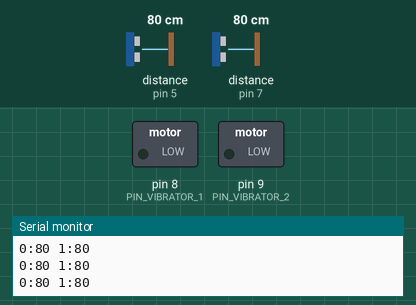
Simulated run of this sketch. Board: Arduino Uno, built with avr-gcc and run on an emulated ATmega328P. Parts: switched loads named in the sketch (green lamp = pin HIGH), the last lines printed to the serial monitor. Wiring (inferred from the names in the program): 2 × ultrasonic range finder: trigger pin 6, echo pin 5 / trigger pin 7, echo pin 7. Dashed ring = blinking. Inputs (shaded band) come from the test bench; at power-on: distance to the obstacle (sensors on pin 5, pin 7) 80 cm. The echo pulse lasts 58.3 µs per cm; pins used as bus, display or sensor lines are not drawn.

Above: at 1.0 s.
1.3 s: distance to the obstacle (sensor on pin 5) set to 2 cm
At 2.45 s:
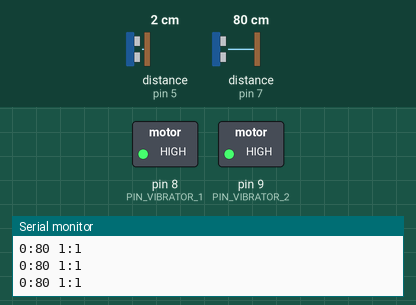
4.3 s: distance to the obstacle (sensor on pin 7) set to 60 cm
At 5.08 s:
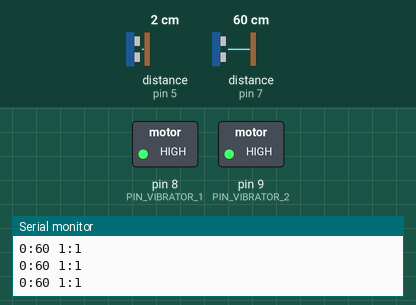
7.3 s: distance to the obstacle (sensor on pin 7) set to 2 cm
At 7.54 s:
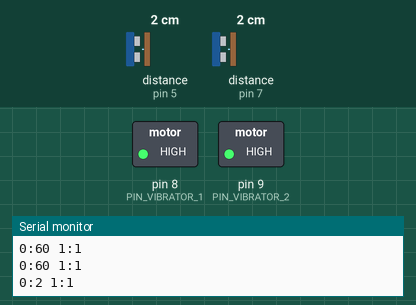
10.3 s: distance to the obstacle (sensor on pin 7) set to 120 cm
13.3 s: distance to the obstacle (sensor on pin 5) set to 250 cm
At 14.24 s:
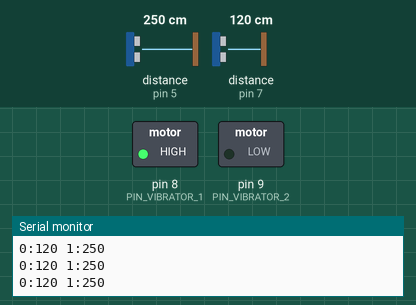
Timing chart, 0 to 17.3 s (numbered marks = the images above; inputs shaded):
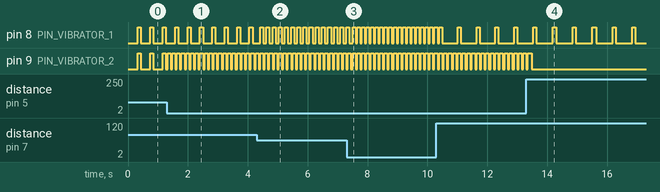

Measured:
- after the input at 1.3 s, pin 9 (PIN_VIBRATOR_2): alternates HIGH for 0.10 s and LOW for 0.05 s, starting at once
- after the input at 4.3 s, pin 8 (PIN_VIBRATOR_1): alternates HIGH for 0.10 s and LOW for 0.10 s, starting after 0.12 s
- after the input at 7.3 s, pin 8 (PIN_VIBRATOR_1): alternates HIGH for 0.10 s and LOW for 0.05 s, starting after 0.35 s
- after the input at 13.3 s, pin 9 (PIN_VIBRATOR_2): goes on until 13.5 s, then stays LOW
- by itself, pin 8 (PIN_VIBRATOR_1), pin 9 (PIN_VIBRATOR_2): alternates HIGH for 0.10 s and LOW for 0.31 s

The sketch:

sixth_sense.ino
```cpp
#include "ping_sensor.h"
#include "ping_sensor_factory.h"
#include "vibrator.h"

#define PIN_PING_TRIG_1 7
#define PIN_PING_TRIG_2 6
#define PIN_PING_ECHO_2 5

#define PIN_VIBRATOR_1 8
#define PIN_VIBRATOR_2 9

#define DELAY_LOOP 50

#define NUMBER_PING_SENSORS 2
#define NUMBER_VIBRATORS    2

int distances[NUMBER_PING_SENSORS];
PingSensor * pings[NUMBER_PING_SENSORS];
Vibrator * vibras[NUMBER_VIBRATORS];

void setup() {

	Serial.begin(9600);

	// Init all sensors distances with zero
	for(int i = 0; i < NUMBER_PING_SENSORS; i++)
		distances[i] = 0;

 	PingSensorFactory factory;
	pings[0] = factory.create(PING_SENSOR_TYPE_PARALLAX, PIN_PING_TRIG_1);
	pings[1] = factory.create(PING_SENSOR_TYPE_HCSR04, PIN_PING_TRIG_2, PIN_PING_ECHO_2);

	vibras[0] = new Vibrator(PIN_VIBRATOR_1);
	vibras[1] = new Vibrator(PIN_VIBRATOR_2);
}

void loop() {

	for(int i = 0; i < NUMBER_PING_SENSORS; i++) {
		if (pings[i]->isTimeToGetNewDistance() == true)
			distances[i] = pings[i]->getDistance();

		pings[i]->incrementDelayAccumulated(DELAY_LOOP);
	}

	for(int i = 0; i < NUMBER_VIBRATORS; i++) {
		if (vibras[i]->getStatus() == VIBRATOR_STATUS_DISACTIVATED &&
		    vibras[i]->isTimeToActivateVibration(distances[i]) == true)
			vibras[i]->activateVibration();
		else if (vibras[i]->getStatus() == VIBRATOR_STATUS_ACTIVATED &&
			 vibras[i]->isTimeToDisactivateVibration() == true)
			vibras[i]->deactivateVibration();

		vibras[i]->incrementDelayAccumulated(DELAY_LOOP);
	}

	for(int i = 0; i < NUMBER_PING_SENSORS; i++) {
		Serial.print(i);
		Serial.print(":");
		Serial.print(distances[i]);
		Serial.print(" ");
	}

        Serial.println(" ");

	delay(DELAY_LOOP);
}
```

ping_sensor.cpp
```cpp
#include "ping_sensor.h"

#include <Arduino.h>

#define DELAY_TO_PING 250

PingSensor::PingSensor(int trigPin, int echoPin) {
	_trigPin = trigPin;
	_echoPin = echoPin;
	_distance = 0;

	// Start with max value to permit the capture of distance on the first time
	_delayAccumulated = DELAY_TO_PING;
}

int PingSensor::isTimeToGetNewDistance() {

	if (_delayAccumulated >= DELAY_TO_PING) {
		return true;
	} else {
		return false;
	}
}

void PingSensor::incrementDelayAccumulated(int delay) {
	_delayAccumulated += delay;
}
```

ping_sensor.h
```cpp
#ifndef PING_SENSOR_HEADER
#define PING_SENSOR_HEADER

class PingSensor {

public:
	virtual long getDistance() = 0;

	PingSensor(int trigPin, int echoPin = 0);
	int isTimeToGetNewDistance();
	void incrementDelayAccumulated(int delay);

protected:
	int _trigPin;
	int _echoPin;
	int _distance;
	int _delayAccumulated;
};

#endif
```

ping_sensor_factory.cpp
```cpp
#include "ping_sensor_factory.h"

#include "ping_sensor_parallax.h"
#include "ping_sensor_hcsr04.h"

PingSensor * PingSensorFactory::create(PingSensorTypeEnum type, int trigPin, int echoPin) {

	if (type == PING_SENSOR_TYPE_PARALLAX)
		return new PingSensorParallax(trigPin);
	else if (type == PING_SENSOR_TYPE_HCSR04)
		return new PingSensorHCSR04(trigPin, echoPin);
	else
		return 0;
}
```

ping_sensor_factory.h
```cpp
#ifndef PING_SENSOR_FACTORY_HEADER
#define PING_SENSOR_FACTORY_HEADER

#include "ping_sensor.h"

enum PingSensorTypeEnum {
	PING_SENSOR_TYPE_PARALLAX,
	PING_SENSOR_TYPE_HCSR04
};

class PingSensorFactory {

public:
	PingSensor * create(PingSensorTypeEnum type, int trigPin, int echoPin = 0);
};

#endif
```

ping_sensor_hcsr04.cpp
```cpp
#include "ping_sensor_hcsr04.h"

#include <Arduino.h>

PingSensorHCSR04::PingSensorHCSR04(int trigPin, int echoPin) : PingSensor(trigPin, echoPin) {
        // DOES NOTHING
}

long PingSensorHCSR04::getDistance() {

	pinMode(_trigPin, OUTPUT);

	digitalWrite(_trigPin, LOW);
	delayMicroseconds(2);
	digitalWrite(_trigPin, HIGH);
	delayMicroseconds(5);
	digitalWrite(_trigPin, LOW);

	pinMode(_echoPin, INPUT);
	long d = pulseIn(_echoPin, HIGH)/58;

	// Erase delay accumulated
	_delayAccumulated = 0;

	return d;
}
```

ping_sensor_hcsr04.h
```cpp
#ifndef PING_SENSOR_HCSR04_HEADER
#define PING_SENSOR_HCSR04_HEADER

#include "ping_sensor.h"

class PingSensorHCSR04 : public PingSensor {

public:
        PingSensorHCSR04(int trigPin, int echoPin);
	long getDistance();
};

#endif
```

ping_sensor_parallax.cpp
```cpp
#include "ping_sensor_parallax.h"

#include <Arduino.h>

PingSensorParallax::PingSensorParallax(int trigEchoPin) : PingSensor(trigEchoPin) {
        // DOES NOTHING
}

long PingSensorParallax::getDistance() {

	pinMode(_trigPin, OUTPUT);

	digitalWrite(_trigPin, LOW);
	delayMicroseconds(2);
	digitalWrite(_trigPin, HIGH);
	delayMicroseconds(5);
	digitalWrite(_trigPin, LOW);

	pinMode(_trigPin, INPUT);
	long d = pulseIn(_trigPin, HIGH)/58;

	// Erase delay accumulated
	_delayAccumulated = 0;

	return d;
}
```

ping_sensor_parallax.h
```cpp
#ifndef PING_SENSOR_PARALLAX_HEADER
#define PING_SENSOR_PARALLAX_HEADER

#include "ping_sensor.h"

class PingSensorParallax : public PingSensor {

public:
        PingSensorParallax(int trigEchoPin);
	long getDistance();
};

#endif
```

vibrator.cpp
```cpp
#include "vibrator.h"

#include <Arduino.h>

#define DISTANCE_10 300
#define DISTANCE_9  250
#define DISTANCE_8  200
#define DISTANCE_7  150
#define DISTANCE_6  100
#define DISTANCE_5  90
#define DISTANCE_4  80
#define DISTANCE_3  70
#define DISTANCE_2  60
#define DISTANCE_1  50

#define DELAY_TO_DISTANCE_10 2000
#define DELAY_TO_DISTANCE_9  1500
#define DELAY_TO_DISTANCE_8  1000
#define DELAY_TO_DISTANCE_7   750
#define DELAY_TO_DISTANCE_6   500
#define DELAY_TO_DISTANCE_5   400
#define DELAY_TO_DISTANCE_4   300
#define DELAY_TO_DISTANCE_3   200
#define DELAY_TO_DISTANCE_2   100
#define DELAY_TO_DISTANCE_1     0

#define DELAY_DESACTIVATED    100

Vibrator::Vibrator(int pin){

	_pin = pin;
	_delayAccumulated = 0;
	_status = VIBRATOR_STATUS_DISACTIVATED;

	pinMode(_pin, OUTPUT);
}

int Vibrator::isTimeToActivateVibration(int distance) {

	if (_status == VIBRATOR_STATUS_DISACTIVATED &&
	    (distance >= DISTANCE_10 && _delayAccumulated >= DELAY_TO_DISTANCE_10 ||
             distance >= DISTANCE_9 && distance < DISTANCE_1 &&
	  	 _delayAccumulated >= DELAY_TO_DISTANCE_9 ||
	     distance >= DISTANCE_8 && distance < DISTANCE_9 &&
	 	 _delayAccumulated >= DELAY_TO_DISTANCE_8 ||
	     distance >= DISTANCE_7 && distance < DISTANCE_8 &&
		 _delayAccumulated >= DELAY_TO_DISTANCE_7 ||
	     distance >= DISTANCE_6 && distance < DISTANCE_7 &&
		 _delayAccumulated >= DELAY_TO_DISTANCE_6 ||
	     distance >= DISTANCE_5 && distance < DISTANCE_6 &&
		 _delayAccumulated >= DELAY_TO_DISTANCE_5 ||
	     distance >= DISTANCE_4 && distance < DISTANCE_5 &&
		 _delayAccumulated >= DELAY_TO_DISTANCE_4 ||
	     distance >= DISTANCE_3 && distance < DISTANCE_4 &&
		 _delayAccumulated >= DELAY_TO_DISTANCE_3 ||
	     distance >= DISTANCE_2 && distance < DISTANCE_3 &&
		 _delayAccumulated >= DELAY_TO_DISTANCE_2 ||
	     distance >= DISTANCE_1 && distance < DISTANCE_2 &&
		 _delayAccumulated >= DELAY_TO_DISTANCE_1 ||
	     distance <  DISTANCE_1))
		return true;
	else
		return false;
}

int Vibrator::isTimeToDisactivateVibration() {

	if (_status == VIBRATOR_STATUS_ACTIVATED && _delayAccumulated >= DELAY_DESACTIVATED)
		return true;
	else
		return false;
}

void Vibrator::activateVibration() {

	digitalWrite(_pin, LOW);
	delayMicroseconds(5);
	digitalWrite(_pin, HIGH);
	delayMicroseconds(5);

	_status = VIBRATOR_STATUS_ACTIVATED;
	_delayAccumulated = 0;
}

void Vibrator::deactivateVibration() {

	digitalWrite(_pin, LOW);
	delayMicroseconds(5);

	_status = VIBRATOR_STATUS_DISACTIVATED;
	_delayAccumulated = 0;
}

VibratorStatusEnum Vibrator::getStatus() {
	return _status;
}

void Vibrator::incrementDelayAccumulated(int delay) {
	_delayAccumulated += delay;
}
```

vibrator.h
```cpp
#ifndef VIBRATOR_HEADER
#define VIBRATOR_HEADER

enum VibratorStatusEnum {
	VIBRATOR_STATUS_ACTIVATED,
	VIBRATOR_STATUS_DISACTIVATED
};

class Vibrator {

public:
	Vibrator(int pin);
	void activateVibration();
	void deactivateVibration();
	int isTimeToActivateVibration(int distance);
	int isTimeToDisactivateVibration();
	VibratorStatusEnum getStatus();
	void incrementDelayAccumulated(int delay);

private:
	int _pin;
	int _delayAccumulated;
	VibratorStatusEnum _status;
};

#endif
```
